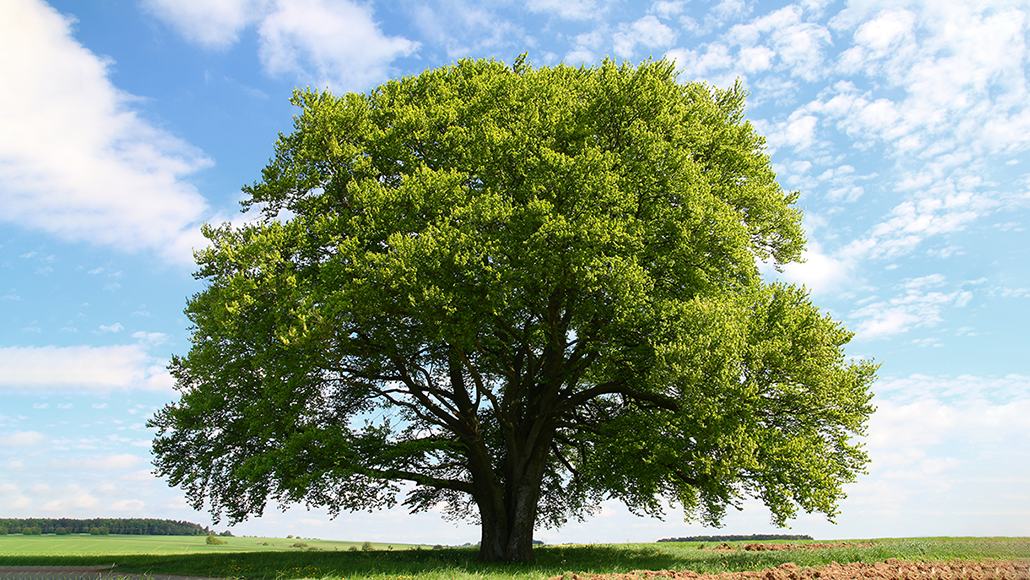
#> input picture AI Lab/Class practice/samples/tree.png, 1030 x 580 px
$ jupyter execute histograms.ipynb
#> lines starting #> are read from the running program, lines starting #| are printed output that depends on the picture
# Histograms

It is possible to plot the distribution of colours with OpenCV.

[cell 1]
import cv2
import numpy as np
import matplotlib.pyplot as plt

img = cv2.imread("samples/tree.png")
#> img is the input picture: shape (580, 1030, 3); mean B, G, R 140.8, 158.7, 141.2

[cell 2]
import matplotlib.pyplot as plt
import matplotlib.image as mpimg

def show(*images):
    for i in images:
        image = cv2.cvtColor(i, cv2.COLOR_BGR2RGB)
        plt.imshow(image)
        plt.show()

[cell 3]
#Plotting the distribution of colours for grayscale images
import matplotlib.pyplot as plt

gray = cv2.cvtColor(img, cv2.COLOR_BGR2GRAY)
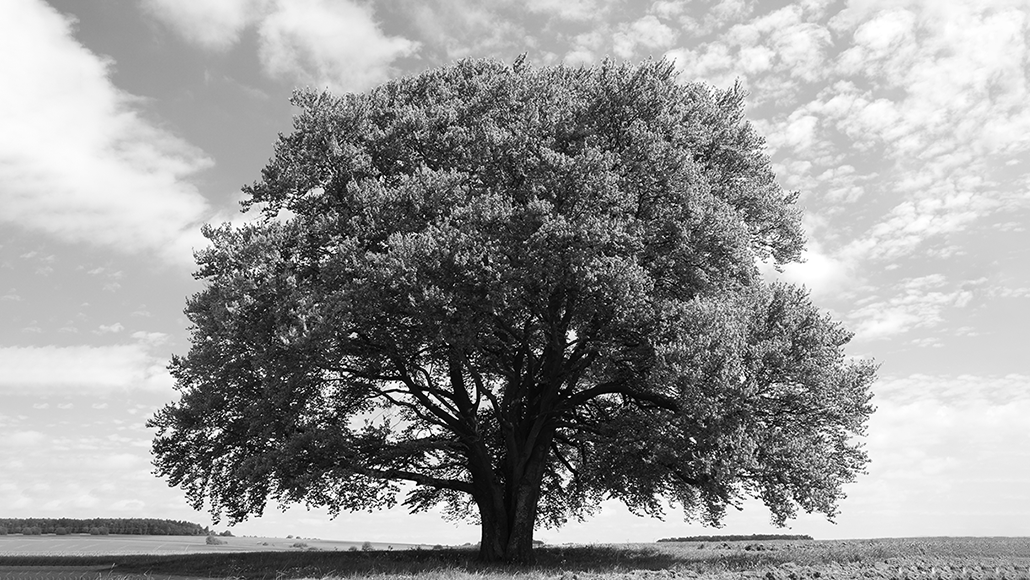
#> gray: shape (580, 1030); min 0, max 255, mean 151.4
hist = cv2.calcHist([gray], [0], None, [256], [0, 256]) #this takes as paramaters the list of channels and an optional mask which is the region where the histogram is calculated
#> hist = 256 values, max 8298 at index 235, min 395 at index 3, mean 2333.6
plt.plot(hist)
plt.show()
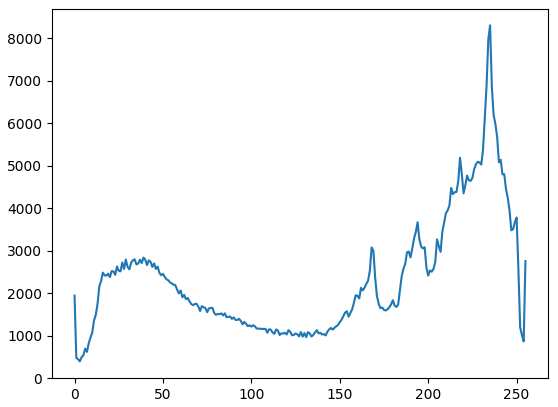
#> figure drawn by matplotlib, 1 panel; curve peaks at x = 235, y = 8298

[cell 4]
#Plotting the distribution of colours
color = ("b", "g", "r") #cv2 automatically maps colours to this strings

for i, col in enumerate(color):
    hist = cv2.calcHist([img], [i], None, [256], [0, 255])
    plt.plot(hist, color = col)
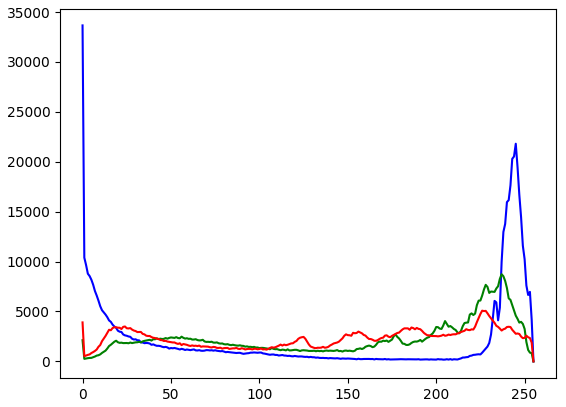
#> figure drawn by matplotlib, 1 panel; curve peaks at x = 0, y = 33658; curve peaks at x = 237, y = 8730; curve peaks at x = 226, y = 5082

[cell 5]
img = cv2.imread("samples/tree.png")
gray = cv2.cvtColor(img, cv2.COLOR_BGR2GRAY)
gray_eq = cv2.equalizeHist(gray)
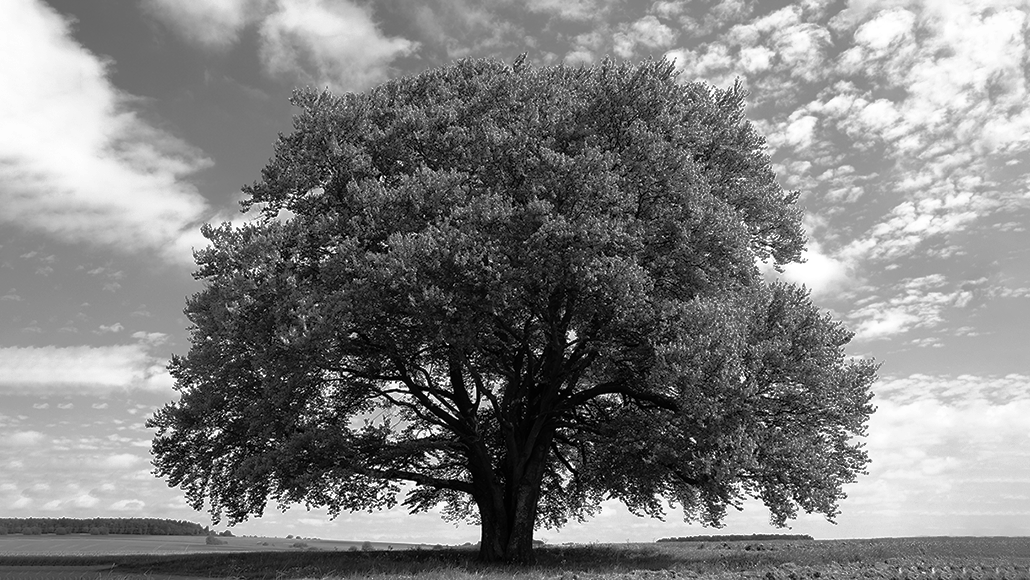
#> gray_eq: shape (580, 1030); min 0, max 255, mean 127.8

#Compare histograms of the original and the gray-equalized version of an image

hist_gray = cv2.calcHist([gray], [0], None, [256], [0, 256])
#> hist_gray has the same summary as hist
hist_gray_eq = cv2.calcHist([gray_eq], [0], None, [256], [0, 256])
#> hist_gray_eq = 256 values, max 8298 at index 221, min 0 at index 19, mean 2333.6

plt.plot(hist_gray, color = 'b')
plt.plot(hist_gray_eq, color = 'r')
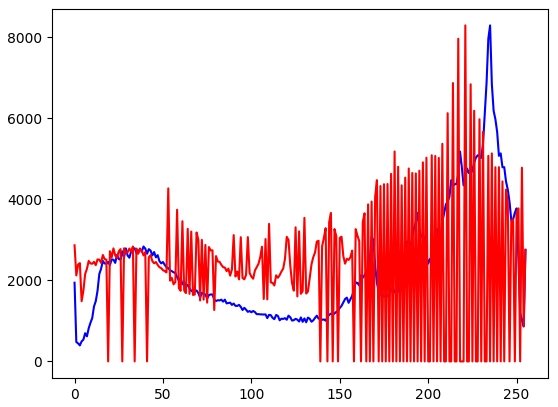
#> figure drawn by matplotlib, 1 panel; curve peaks at x = 235, y = 8298; curve peaks at x = 221, y = 8298

$ run again, with AI Lab/Class practice/samples/gerry.png copied over AI Lab/Class practice/samples/tree.png
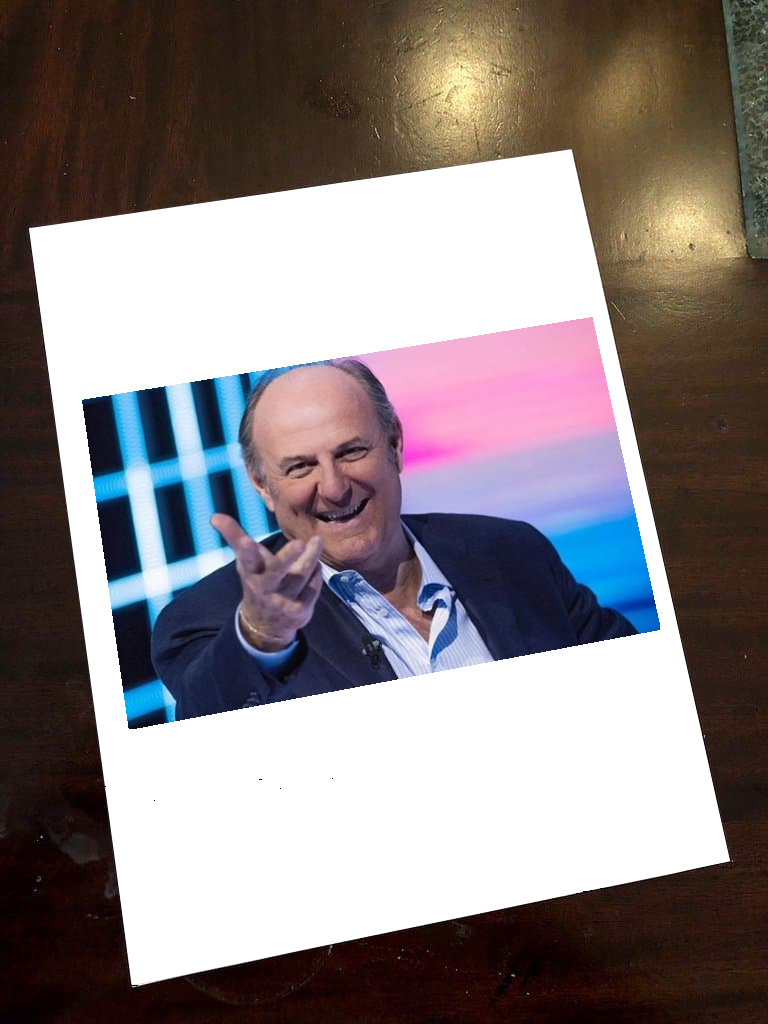
#> input picture AI Lab/Class practice/samples/gerry.png, 768 x 1024 px
#> img is the input picture: shape (1024, 768, 3); mean B, G, R 130.1, 128.7, 137.2
#> hist = 256 values, max 257816 at index 255, min 13 at index 0, mean 3072
#> `gray_eq = cv2.equalizeHist(gray)`:
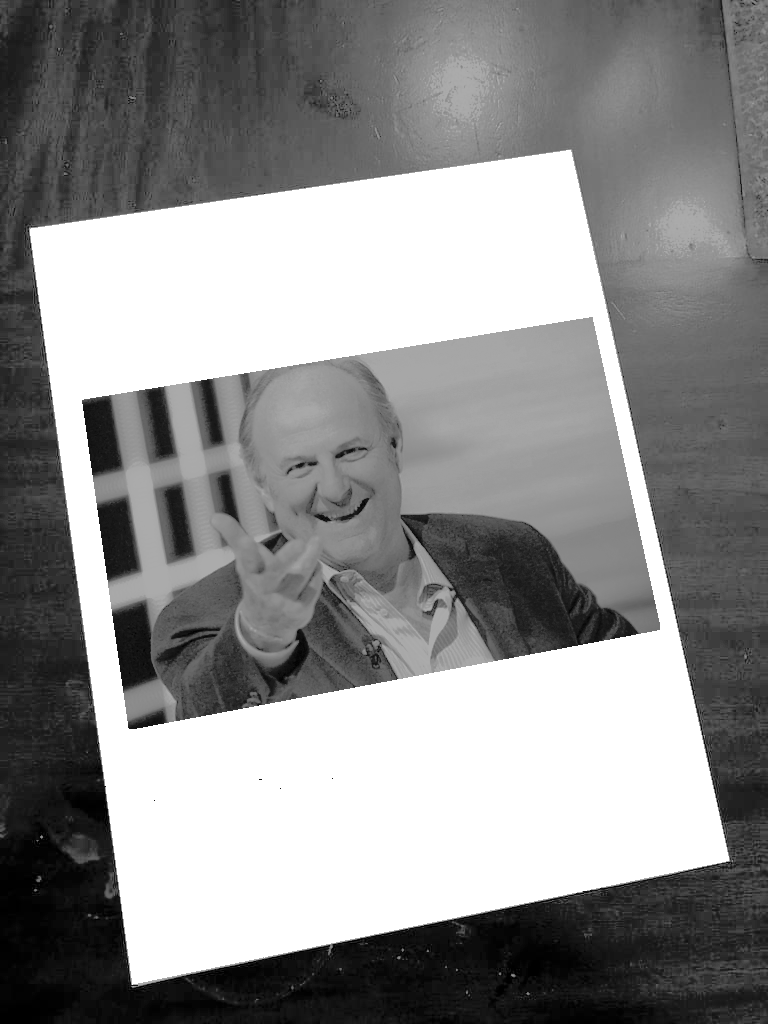
#> gray_eq: shape (1024, 768); min 0, max 255, mean 141.7
#> hist_gray has the same summary as hist
#> hist_gray_eq = 256 values, max 257816 at index 255, min 0 at index 4, mean 3072
#> `[cell 5] img = cv2.imread("samples/tree.png") gray = cv2.cvtColor(img,..`:
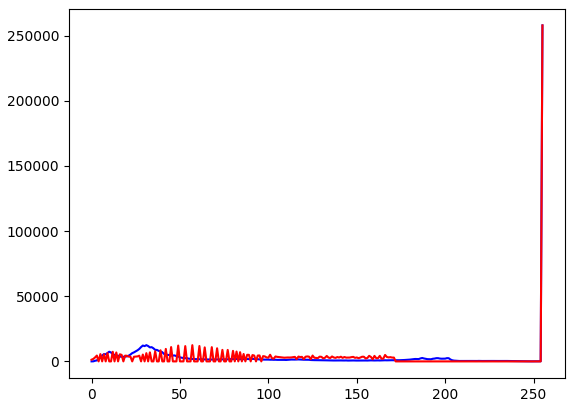
#> figure drawn by matplotlib, 1 panel; curve peaks at x = 255, y = 257816; curve peaks at x = 255, y = 257816

$ run again, with AI Lab/Class practice/samples/landscapebillboard.png copied over AI Lab/Class practice/samples/tree.png
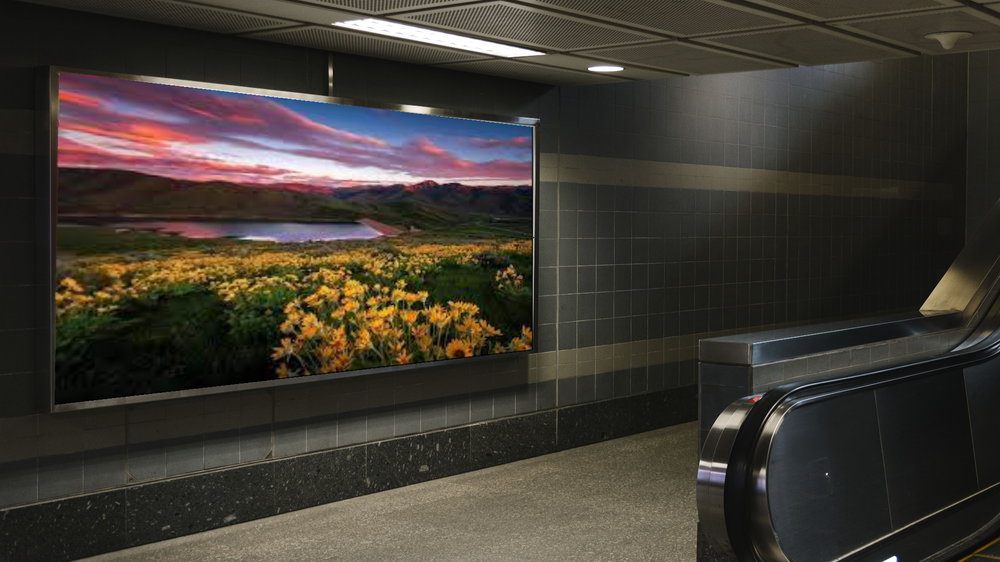
#> input picture AI Lab/Class practice/samples/landscapebillboard.png, 1000 x 562 px, shrunk from 1920 x 1080 before the run
#> img is the input picture: shape (562, 1000, 3); mean B, G, R 49.9, 57.7, 63.1
#> hist = 256 values, max 13473 at index 28, min 59 at index 249, mean 2195.3
#> `gray_eq = cv2.equalizeHist(gray)`:
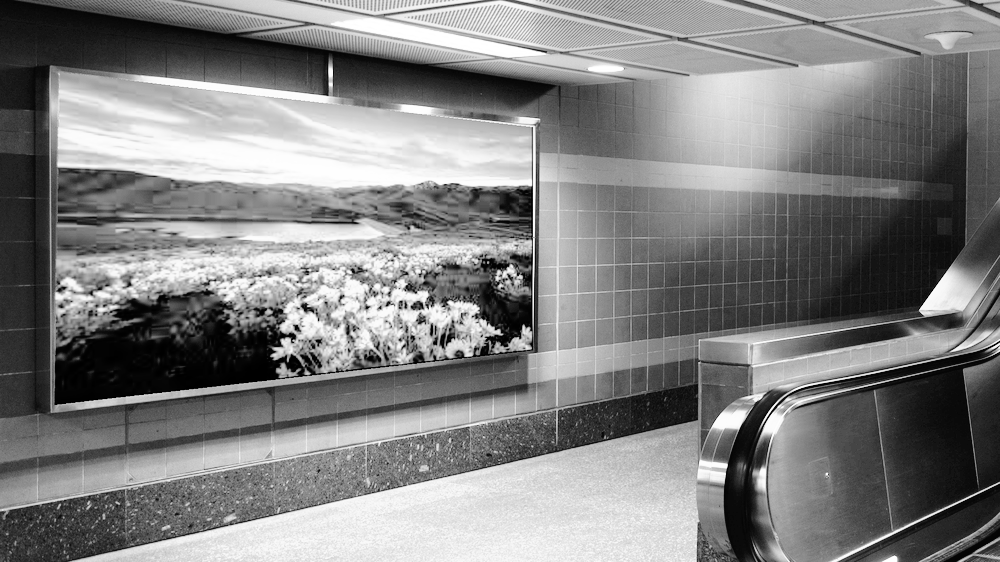
#> gray_eq: shape (562, 1000); min 0, max 255, mean 128.9
#> hist_gray has the same summary as hist
#> hist_gray_eq = 256 values, max 13473 at index 64, min 0 at index 7, mean 2195.3
#> `[cell 5] img = cv2.imread("samples/tree.png") gray = cv2.cvtColor(img,..`:
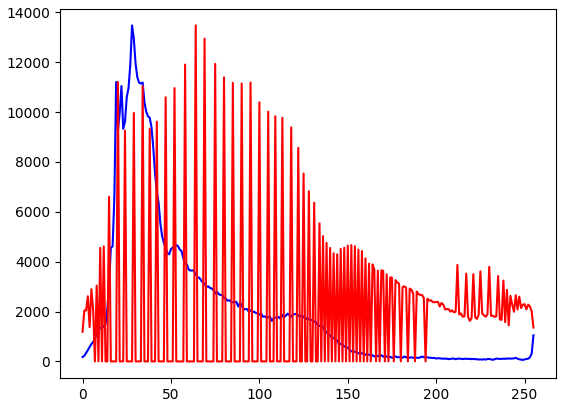
#> figure drawn by matplotlib, 1 panel; curve peaks at x = 28, y = 13473; curve peaks at x = 64, y = 13473

$ run again, with AI Lab/Class practice/samples/left.png copied over AI Lab/Class practice/samples/tree.png
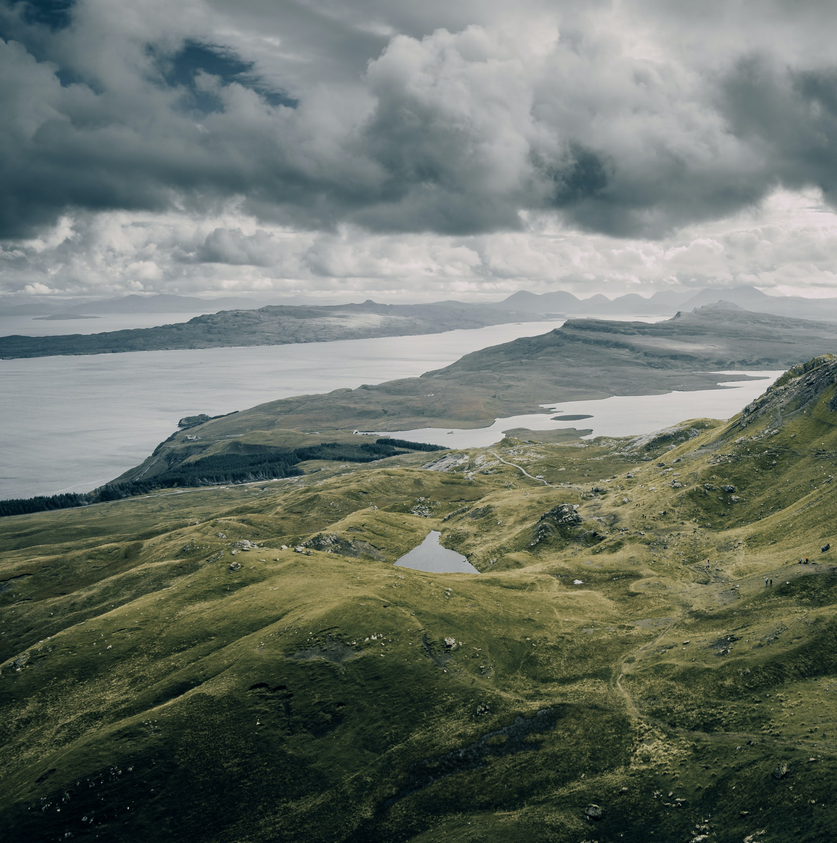
#> input picture AI Lab/Class practice/samples/left.png, 837 x 843 px, shrunk from 1856 x 1869 before the run
#> img is the input picture: shape (843, 837, 3); mean B, G, R 105.7, 114.9, 107.6
#> hist = 256 values, max 5777 at index 120, min 0 at index 226, mean 2756.2
#> `gray_eq = cv2.equalizeHist(gray)`:
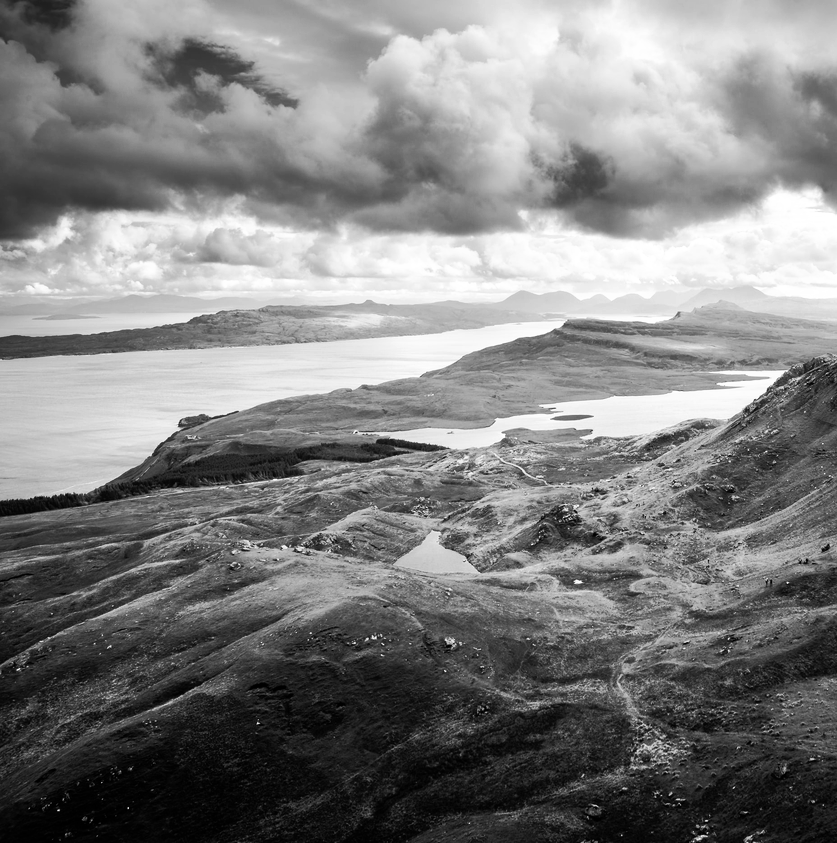
#> gray_eq: shape (843, 837); min 0, max 255, mean 128.2
#> hist_gray has the same summary as hist
#> hist_gray_eq = 256 values, max 5777 at index 140, min 0 at index 26, mean 2756.2
#> `[cell 5] img = cv2.imread("samples/tree.png") gray = cv2.cvtColor(img,..`:
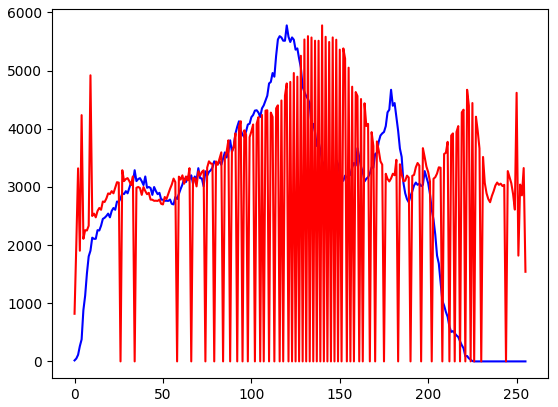
#> figure drawn by matplotlib, 1 panel; curve peaks at x = 120, y = 5777; curve peaks at x = 140, y = 5777
